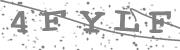
#> input picture assets/image/captcha/4FYLF.jpg, 180 x 50 px
$ python captcha_example.py
#> lines starting #> are read from the running program, lines starting #| are printed output that depends on the picture; after the words box and inside, x2 and y2 are one past the last pixel; in counts of white or black regions, pixels touching at a corner belong together
import os
import cv2
import time
import pytesseract
import numpy as np
from urllib.request import urlopen
from matplotlib import pyplot as plt


# [47 lines left out: functions detect_characters, detect_words, not called in this run]


def solve_captcha():
    img_path = '../assets/image/captcha/4FYLF.jpg'
    img_original = cv2.imread(img_path, cv2.IMREAD_UNCHANGED)
#> img_original is the input picture: shape (50, 180, 3); min 105, max 255, mean 227.6

    # gray scale
    # img_gray = cv2.cvtColor(img_original, cv2.COLOR_BGR2GRAY)

    # percent of original size
    scale_percent = 400
    width = int(img_original.shape[1] * scale_percent / 100)
#> width = 720
    height = int(img_original.shape[0] * scale_percent / 100)
#> height = 200
    dim = (width, height)
#> dim = (720, 200)
    img_original = cv2.resize(img_original, dim, interpolation=cv2.INTER_AREA)
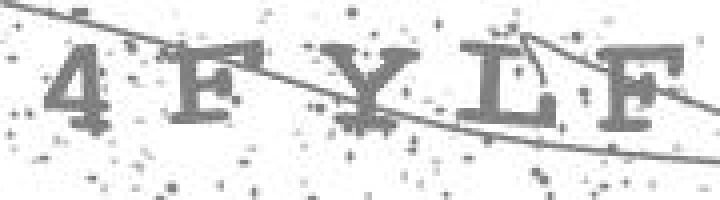
#> img_original: shape (200, 720, 3); min 105, max 255, mean 227.6

    # reduce noise
    img_original_noiseless = cv2.fastNlMeansDenoisingColored(img_original, None, 22, 20, 15, 21)
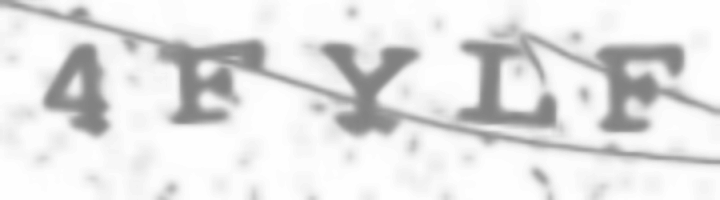
#> img_original_noiseless: shape (200, 720, 3); mean B, G, R 227.4, 227.4, 227.4

    # threshold
    img_original_black_white = cv2.threshold(img_original_noiseless, 153, 255, cv2.THRESH_BINARY)[1]
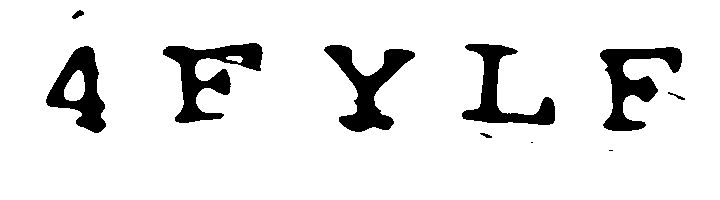
#> img_original_black_white: shape (200, 720, 3); 90.3% white; 10 black regions (2 under 20 px), largest, box (x1, y1, x2, y2) and area: (163, 43, 263, 123) 3133, (324, 45, 415, 132) 2942, (600, 47, 682, 131) 2865

    predict_captcha = ''
    hImg, wImg, _ = img_original.shape
#> hImg = 200; wImg = 720
    cf = r'-c tessedit_char_whitelist=0123456789ABCDEFGHIJKLMNOPQRSTUVWXYZ --oem 3 --psm 10'
    boxes = pytesseract.image_to_boxes(img_original_black_white, config=cf, lang='eng')
    for box in boxes.splitlines():
        box = box.split(' ')
        predict_captcha += box[0]

        x, y, w, h = int(box[1]), int(box[2]), int(box[3]), int(box[4])
        # cv2.rectangle(img_original, (x, hImg - y), (w, hImg - h), (0, 0, 255), 2)
        # cv2.putText(img_original, box[0], (x, hImg - y - 20), cv2.FONT_HERSHEY_SIMPLEX, 1, (50, 50, 255), 2)
        cv2.rectangle(img_original_black_white, (x, hImg - y), (w, hImg - h), (0, 0, 255), 2)

    print('Captcha is : [{}]'.format(predict_captcha))

    cv2.imshow('Original', img_original)
    cv2.imshow('Original noiseless', img_original_noiseless)
    cv2.imshow('Original to black white', img_original_black_white)

    cv2.waitKey(0)
    cv2.destroyAllWindows()


if __name__ == '__main__':
    print('tesseract version : {}'.format(pytesseract.get_tesseract_version()))
    print('tesseract support languages : {}'.format(pytesseract.get_languages()))

    # detect_characters()
    # detect_words()
    solve_captcha()
#> (the call stopped at in solve_captcha, `boxes = pytesseract.image_to_boxes(img_original_black_white, config=cf..`: pytesseract is not available in this run)
